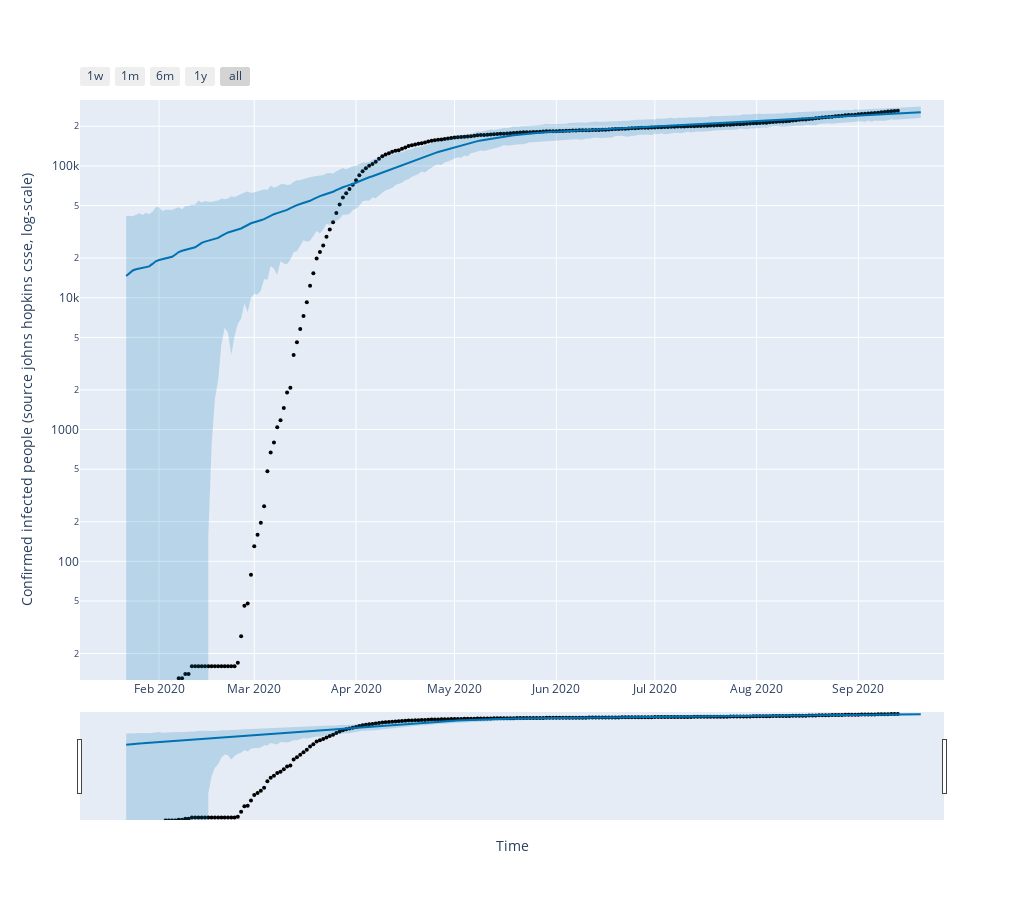

Notebook code cell kept with this figure:
### Code cell
import plotly.offline as py
from fbprophet.plot import plot_plotly

fig = plot_plotly(my_model, forecast)  # This returns a plotly Figure

fig.update_layout(
    width=1024,
    height=900,
    xaxis_title="Time",
    yaxis_title="Confirmed infected people (source johns hopkins csse, log-scale)",
)
fig.update_yaxes(type="log",range=[1.1,5.5])
py.iplot(fig)

### Figure 1 — Plotly figure (JSON) as saved in the notebook; plotly's stock layout.template omitted (floating-point values rounded to 4 significant figures; data arrays with more than 128 entries replaced by an {"elided": "..."} marker saying what was removed)
{"data": [{"marker": {"color": "black", "size": 4}, "mode": "markers", "name": "Actual", "type": "scatter", "x": {"elided": "236 str values"}, "y": {"elided": "236 int values"}}, {"hoverinfo": "skip", "line": {"width": 0}, "mode": "lines", "type": "scatter", "x": {"elided": "243 str values"}, "y": {"elided": "243 float values"}}, {"fill": "tonexty", "fillcolor": "rgba(0, 114, 178, 0.2)", "line": {"color": "#0072B2", "width": 2}, "mode": "lines", "name": "Predicted", "type": "scatter", "x": {"elided": "243 str values"}, "y": {"elided": "243 float values"}}, {"fill": "tonexty", "fillcolor": "rgba(0, 114, 178, 0.2)", "hoverinfo": "skip", "line": {"width": 0}, "mode": "lines", "type": "scatter", "x": {"elided": "243 str values"}, "y": {"elided": "243 float values"}}, {"line": {"color": "black", "dash": "dash", "width": 2}, "mode": "lines", "name": "Cap", "type": "scatter", "x": {"elided": "243 str values"}, "y": {"elided": "243 int values"}}], "layout": {"height": 900, "showlegend": false, "width": 1024, "xaxis": {"rangeselector": {"buttons": [{"count": 7, "label": "1w", "step": "day", "stepmode": "backward"}, {"count": 1, "label": "1m", "step": "month", "stepmode": "backward"}, {"count": 6, "label": "6m", "step": "month", "stepmode": "backward"}, {"count": 1, "label": "1y", "step": "year", "stepmode": "backward"}, {"step": "all"}]}, "rangeslider": {"visible": true}, "title": {"text": "Time"}, "type": "date"}, "yaxis": {"range": [1.1, 5.5], "title": {"text": "Confirmed infected people (source johns hopkins csse, log-scale)"}, "type": "log"}}}
